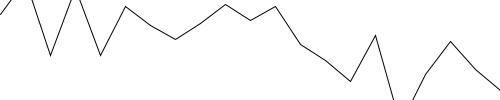
Frame 1 (no input)
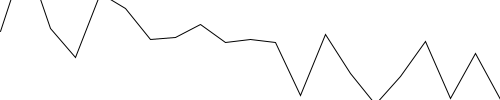
Frame 60 (the mouse pressed at the canvas centre just before this capture)
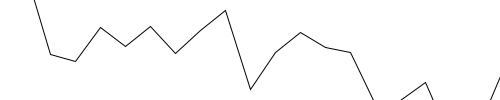
Frame 120 (the mouse held since frame 60 and released just before this capture)

The Processing sketch that drew these frames (run headless with seeded random() and noise(); from frame 60 on, the mouse is pressed at the canvas centre):

// Processing sketch: quartsketch
// ── quartsketch.pde

void setup() {
  size(500, 100);
  frameRate(5);
}

void draw() {
  background(255);
  strokeWeight(1);
  noFill();
  pushMatrix();
  lq();
  popMatrix();
}

void lq() {
  float num=50;
  float[] x={0, 25, 50, 75, 100, 125, 150, 175, 200, 225, 250, 275, 300, 325, 350, 375, 400, 425, 450, 475, 500};
  float [] y={0, 5, 10, 15, 20, 25, 30, 35, 40, 45, 50, 55, 60, 65, 70, 75, 80, 85, 90, 95, 100};
  pushMatrix();
  beginShape();
  for (int i=0; i<x.length; i=i+1) {
    float r= random(-50, 50);
    vertex(x[i], y[i]+r);
  }
  endShape();
  popMatrix();
}
